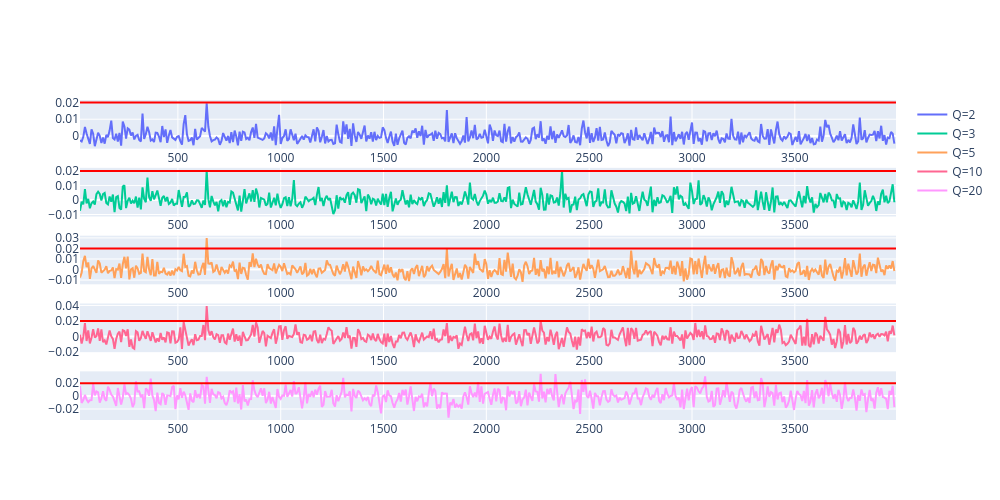

The cell this chart's notebook holds for it:
### Code cell
fig = make_subplots(rows=len(quantization_bins), cols=1)
for qi, q in enumerate(quantization_bins):
    fig.add_trace(go.Scatter(x=results[q]['F'], y=results[q]['K'], mode='lines', name=f'Q={q}'), row=qi+1, col=1)

    fig.add_trace(go.Scatter(
        x=results[q]['F'],
        y=threshold*np.ones(len(results[q]['F'])),
        mode='lines',
        name='threshold',
        line=dict(color='red'),
        showlegend=False
    ), row=qi+1, col=1)

fig.update_layout(height=len(quantization_bins)*100, width=1000)
fig.show()

### Figure 1 — Plotly figure (JSON) as saved in the notebook; plotly's stock layout.template omitted (floating-point values rounded to 4 significant figures; data arrays with more than 128 entries replaced by an {"elided": "..."} marker saying what was removed)
{"data": [{"mode": "lines", "name": "Q=2", "type": "scatter", "x": {"elided": "497 float values"}, "xaxis": "x", "y": {"elided": "496 float values"}, "yaxis": "y"}, {"line": {"color": "red"}, "mode": "lines", "name": "threshold", "showlegend": false, "type": "scatter", "x": {"elided": "497 float values"}, "xaxis": "x", "y": {"elided": "497 float values"}, "yaxis": "y"}, {"mode": "lines", "name": "Q=3", "type": "scatter", "x": {"elided": "497 float values"}, "xaxis": "x2", "y": {"elided": "496 float values"}, "yaxis": "y2"}, {"line": {"color": "red"}, "mode": "lines", "name": "threshold", "showlegend": false, "type": "scatter", "x": {"elided": "497 float values"}, "xaxis": "x2", "y": {"elided": "497 float values"}, "yaxis": "y2"}, {"mode": "lines", "name": "Q=5", "type": "scatter", "x": {"elided": "497 float values"}, "xaxis": "x3", "y": {"elided": "496 float values"}, "yaxis": "y3"}, {"line": {"color": "red"}, "mode": "lines", "name": "threshold", "showlegend": false, "type": "scatter", "x": {"elided": "497 float values"}, "xaxis": "x3", "y": {"elided": "497 float values"}, "yaxis": "y3"}, {"mode": "lines", "name": "Q=10", "type": "scatter", "x": {"elided": "497 float values"}, "xaxis": "x4", "y": {"elided": "496 float values"}, "yaxis": "y4"}, {"line": {"color": "red"}, "mode": "lines", "name": "threshold", "showlegend": false, "type": "scatter", "x": {"elided": "497 float values"}, "xaxis": "x4", "y": {"elided": "497 float values"}, "yaxis": "y4"}, {"mode": "lines", "name": "Q=20", "type": "scatter", "x": {"elided": "497 float values"}, "xaxis": "x5", "y": {"elided": "496 float values"}, "yaxis": "y5"}, {"line": {"color": "red"}, "mode": "lines", "name": "threshold", "showlegend": false, "type": "scatter", "x": {"elided": "497 float values"}, "xaxis": "x5", "y": {"elided": "497 float values"}, "yaxis": "y5"}], "layout": {"height": 500, "width": 1000, "xaxis": {"anchor": "y", "domain": [0, 1]}, "xaxis2": {"anchor": "y2", "domain": [0, 1]}, "xaxis3": {"anchor": "y3", "domain": [0, 1]}, "xaxis4": {"anchor": "y4", "domain": [0, 1]}, "xaxis5": {"anchor": "y5", "domain": [0, 1]}, "yaxis": {"anchor": "x", "domain": [0.848, 1]}, "yaxis2": {"anchor": "x2", "domain": [0.636, 0.788]}, "yaxis3": {"anchor": "x3", "domain": [0.424, 0.576]}, "yaxis4": {"anchor": "x4", "domain": [0.212, 0.364]}, "yaxis5": {"anchor": "x5", "domain": [0, 0.152]}}}
